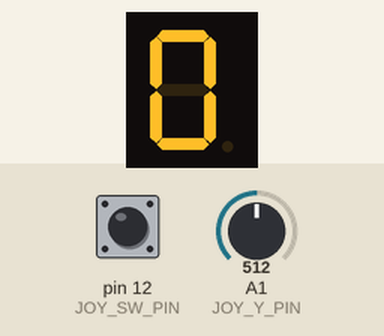
The sketch below on a simulated Arduino Uno, built with avr-gcc and run on an emulated ATmega328P. Shown: 1-digit seven-segment display. Wiring (inferred from the names in the program): 1-digit 7-segment display, segments lit when HIGH: segments pin 4, pin 5, pin 6, pin 7, pin 8, pin 9, pin 10, pin 11. The inputs (shaded band) are chosen by the test bench; at power-on: A1 (JOY_Y_PIN) = 512, pin 12 (JOY_SW_PIN) HIGH. The segment pins are drawn as the display they are named for.

Above: at 1.2 s.
1.3 s: A1 (JOY_Y_PIN) set to 716
At 2.4 s:
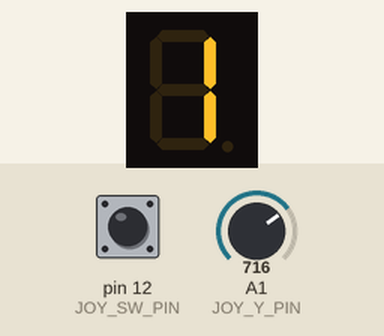
2.8 s: pin 12 (JOY_SW_PIN) pulled LOW for 0.15 s
At 3.5 s:
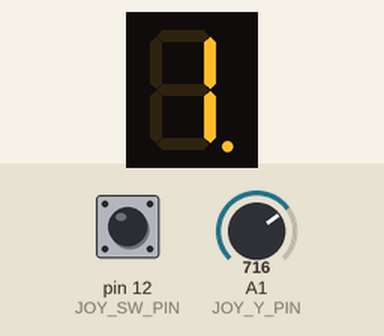
Timing chart, 0 to 5.8 s (numbered marks = the images above; inputs shaded):
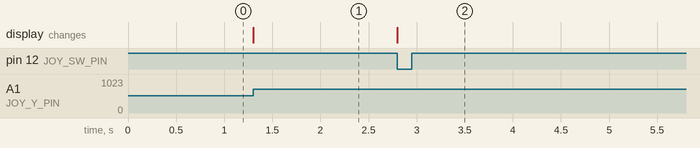

Measured:
- after the input at 1.3 s, the display: changes at once (image 1)
- after the input at 2.8 s, the display: changes at once (image 2)

The sketch:

lab44.ino
```cpp
// declare all the segments pins
const int pinA = 4;
const int pinB = 5;
const int pinC = 6;
const int pinD = 7;
const int pinE = 8;
const int pinF = 9;
const int pinG = 10;
const int pinDP = 11;

const int JOY_X_PIN = A0;
const int JOY_Y_PIN = A1;
const int JOY_SW_PIN = 12;
const int JOY_LEFT_TRESHOLD = 400;
const int JOY_RIGHT_TRESHOLD = 600;

const int segSize = 8;
int index = 0;
// modify if you have common anode
bool commonAnode = false;

byte segmentOn = HIGH;
int segments[segSize] = {
  pinA, pinB, pinC, pinD, pinE, pinF, pinG, pinDP
};

const int NR_DIGITS = 10;
const int NR_SEGMENTS = 7;

int crtDigit = 0;

bool isJoystickNeutral = true;
bool joystickSwitchState = HIGH;
bool joystickPrevSwitchState = HIGH;
bool DPState = false;

bool digitMatrix[NR_DIGITS][NR_SEGMENTS] = {
  // a  b  c  d  e  f  g
  {1, 1, 1, 1, 1, 1, 0}, // 0
  {0, 1, 1, 0, 0, 0, 0}, // 1
  {1, 1, 0, 1, 1, 0, 1}, // 2
  {1, 1, 1, 1, 0, 0, 1}, // 3
  {0, 1, 1, 0, 0, 1, 1}, // 4
  {1, 0, 1, 1, 0, 1, 1}, // 5
  {1, 0, 1, 1, 1, 1, 1}, // 6
  {1, 1, 1, 0, 0, 0, 0}, // 7
  {1, 1, 1, 1, 1, 1, 1}, // 8
  {1, 1, 1, 1, 0, 1, 1}  // 9
};

void setup() {
  // initialize all the pins
  for (int i = 0; i < segSize; i++) {
    pinMode(segments[i], OUTPUT);
  }

  if (commonAnode == true) {
    segmentOn = !segmentOn;
  }

  pinMode(JOY_SW_PIN, INPUT_PULLUP);
}

void loop() {
  // for (int i = 0; i < segSize; i++) {
    // digitalWrite(segments[i], segmentOn);
    // delay(300);
    // digitalWrite(segments[i], !segmentOn);
  // }

  // for (int i = 0; i < 10; i++) {
  //   setDigit(i, false);
  //   delay(300);
  // }

  int joyY = analogRead(JOY_Y_PIN);
  if (joyY < JOY_LEFT_TRESHOLD && isJoystickNeutral) {
    crtDigit = constrain(crtDigit - 1, 0, 9);
    isJoystickNeutral = false;
  }

  if (joyY > JOY_RIGHT_TRESHOLD && isJoystickNeutral) {
    crtDigit = constrain(crtDigit + 1, 0, 9);
    isJoystickNeutral = false;
  }

  // Check if joystick is in neutral position.
  if (JOY_LEFT_TRESHOLD <= joyY && joyY <= JOY_RIGHT_TRESHOLD ) {
    isJoystickNeutral = true;
  }

  joystickSwitchState = digitalRead(JOY_SW_PIN);
  if (joystickSwitchState != joystickPrevSwitchState) {
    if (joystickSwitchState == LOW) {
      // Pressed.
      DPState = !DPState;
    }
  }

  joystickPrevSwitchState = joystickSwitchState;


  setDigit(crtDigit, DPState);

  // delay(50);
}

void setDigit (byte digit, bool dpState) {
  for (int i = 0; i < segSize - 1; i++) {
    digitalWrite(segments[i], digitMatrix[digit][i] ^ commonAnode);
  }

  digitalWrite(pinDP, dpState ^ commonAnode);
}
```
